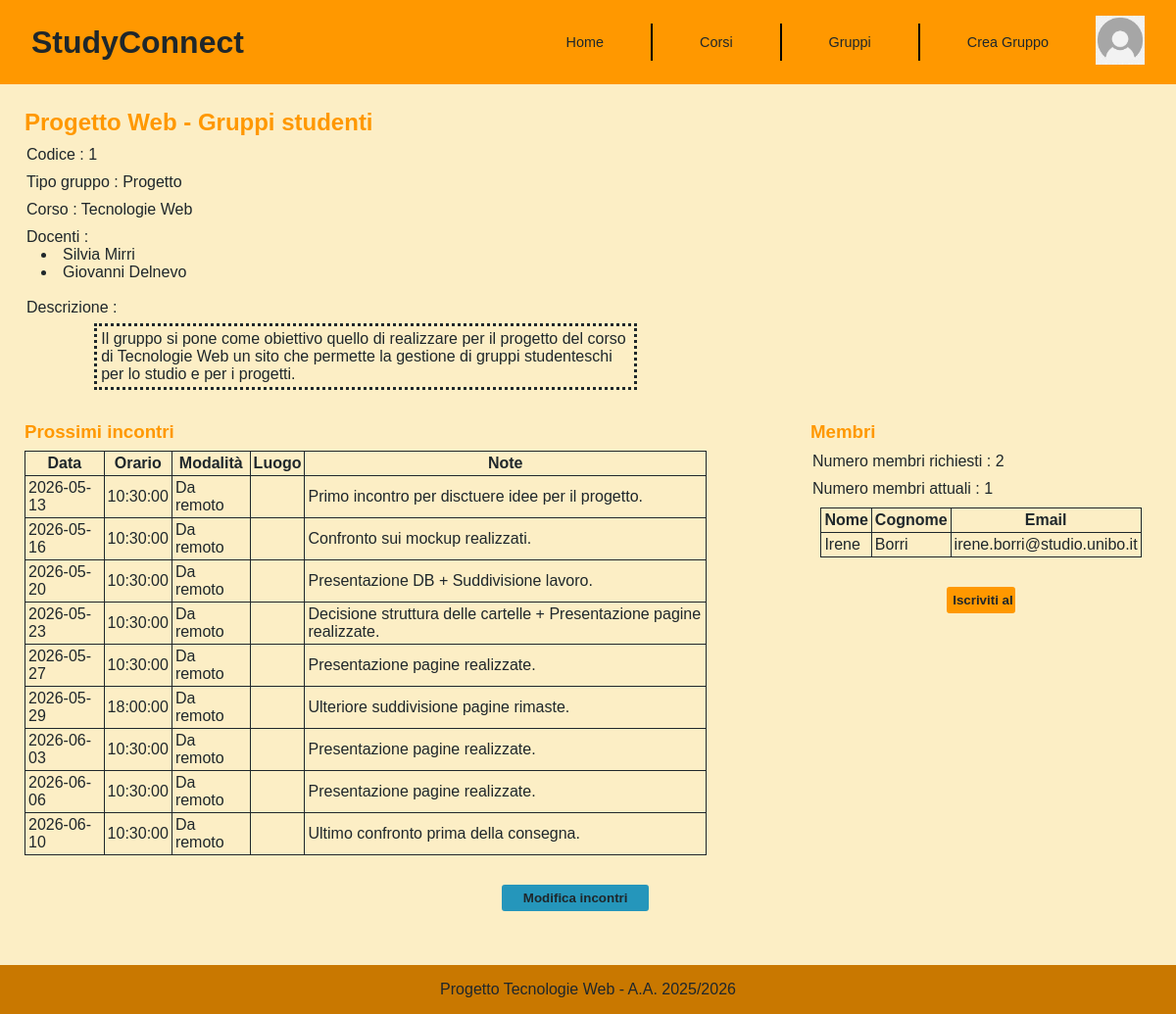
The app's page /pages/visualizzazione-gruppo.php?single-group=1 with its own data.
### tables this page shows
CREATE TABLE Gruppi(
	Codice INT AUTO_INCREMENT PRIMARY KEY,
    Nome VARCHAR(100) NOT NULL,
    Descrizione MEDIUMTEXT,
    NumeroMembriRichiesti INT,
    NumeroMembriAttuali INT NOT NULL,
    Tipo VARCHAR(10) NOT NULL CHECK (Tipo IN ('Studio', 'Progetto')),
    DataConsegnaProgetto DATE,
    MatricolaCreatore VARCHAR(10) NOT NULL,
    CodiceCorso VARCHAR(5) NOT NULL,
	FOREIGN KEY (MatricolaCreatore) REFERENCES Studenti(Matricola)
		ON DELETE CASCADE
        ON UPDATE NO ACTION,
	FOREIGN KEY (CodiceCorso) REFERENCES Corsi(Codice)
		ON DELETE CASCADE
        ON UPDATE NO ACTION,
    CHECK(NumeroMembriAttuali<=NumeroMembriRichiesti OR NumeroMembriRichiesti=0)
);

CREATE TABLE Corsi(
	Codice VARCHAR(5) PRIMARY KEY,
    Nome VARCHAR(150) NOT NULL,
    Descrizione MEDIUMTEXT,
    CFU INT NOT NULL,
    ProgettoRichiesto BOOL NOT NULL,
    CHECK(length(Codice)=5)
);

CREATE TABLE Docenti(
	Codice INT AUTO_INCREMENT PRIMARY KEY,
    Nome VARCHAR(50) NOT NULL,
    Cognome VARCHAR(50) NOT NULL
);

CREATE TABLE Incontri(
	CodiceGruppo INT NOT NULL,
    Data DATE,
    Orario TIME,
    Modalità VARCHAR(15) NOT NULL CHECK (Modalità IN ('Da remoto', 'In presenza')),
    Luogo VARCHAR(100),
    Note VARCHAR(500) NOT NULL,
    FOREIGN KEY (CodiceGruppo) REFERENCES Gruppi(Codice)
		ON DELETE CASCADE
		ON UPDATE NO ACTION,
    PRIMARY KEY (CodiceGruppo, Data, Orario)
);

CREATE TABLE Studenti(
	Matricola VARCHAR(10) PRIMARY KEY,
    Nome VARCHAR(50) NOT NULL,
    Cognome VARCHAR(50) NOT NULL,
    Email VARCHAR(100) NOT NULL,
    Password VARCHAR(20) NOT NULL CHECK(length(Password)>=10),
    Immagine VARCHAR(100),
    CHECK(length(Matricola)=10)
);

### pages/visualizzazione-gruppo.php (called while the page is built)
<?php
require_once '../bootstrap.php';
$templateParams["title"] = "Gruppi Studenti - Visualizzazione gruppo";
$templateParams["page"] = "templates/specific/singolo-gruppo.php";
if(isset($_GET["single-group"])){
    $templateParams["gruppo-singolo"] =  $dbh->getGruppoPerCodice(intval($_GET["single-group"]))[0];
}
$templateParams["imgprofilo"] =  "default_profile_icon.png";
require "templates/general/base.php";
?>

### utils/functions.php (called while the page is built)
<?php
    function isUserLoggedIn() {
        return isset($_SESSION['matricola']);
    }
?>

### db/database.php (called while the page is built, shortened)
<?php
    class DatabaseHelper{
        private $db;
        public function __construct($servername, $username, $password, $dbname, $port){
            $this->db = new mysqli($servername, $username, $password, $dbname, $port);
        }
        public function getDocenti(string $codiceCorso){
            $stmt = $this->db->prepare("SELECT Docenti.* FROM Docenti, Insegnamenti
            WHERE Insegnamenti.CodiceDocente=Docenti.Codice AND Insegnamenti.CodiceCorso=?");
            $stmt->bind_param('s', $codiceCorso);
            $stmt->execute();
            return $stmt->get_result()->fetch_all(MYSQLI_ASSOC);
        }
        function getGruppoPerCodice(int $codice){
            $query = "SELECT Gruppi.Nome AS NomeGruppo, Gruppi.Descrizione, Tipo, NumeroMembriRichiesti, NumeroMembriAttuali, Gruppi.Codice AS CodiceGruppo, Corsi.Nome AS NomeCorso, Corsi.Codice AS CodiceCorso
            FROM Gruppi, Corsi WHERE Gruppi.CodiceCorso=Corsi.Codice AND Gruppi.Codice=?";
            $stmt = $this->db->prepare($query);
            $stmt->bind_param('i', $codice);
            $stmt->execute();
            return $stmt->get_result()->fetch_all(MYSQLI_ASSOC);
        }
        function getIncontriGruppo(int $codiceGruppo){
            $query = "SELECT * FROM Incontri WHERE CodiceGruppo=?";
            $stmt = $this->db->prepare($query);
            $stmt->bind_param('i', $codiceGruppo);
            $stmt->execute();
            return $stmt->get_result()->fetch_all(MYSQLI_ASSOC);
        }
        function getStudentiIscrittiGruppo(int $codiceGruppo){
            $query = "SELECT S.Nome, S.Cognome, S.Email FROM Iscrizioni I, Studenti S
            WHERE I.MatricolaStudente=S.Matricola AND I.CodiceGruppo=?";
            $stmt = $this->db->prepare($query);
            $stmt->bind_param('i', $codiceGruppo);
            $stmt->execute();
            return $stmt->get_result()->fetch_all(MYSQLI_ASSOC);
        }
    }
?>

### bootstrap.php (called while the page is built, shortened)
<?php
require_once("utils/functions.php");
require_once("db/database.php");
$dbh = new DatabaseHelper("localhost", "root", "", "Gruppi_Studenti", 3307);
?>

### pages/templates/specific/singolo-gruppo.php (the view, shortened to what this page needs)
<main class="single-group-main">
    <section class="single-group-info">
        <?php $gruppo = $templateParams["gruppo-singolo"];?>
        <h2><?php echo $gruppo["NomeGruppo"];?></h2>
        <p>Codice : <?php echo $gruppo["CodiceGruppo"];?></p>
        <p>Tipo gruppo : <?php echo $gruppo["Tipo"];?></p>
        <p>Corso : <?php echo $gruppo["NomeCorso"];?></p>
        <div class="teachers-list">
            Docenti :
                <ul>
                    <?php $templateParams["docenti"] = $dbh->getDocenti($gruppo["CodiceCorso"]); ?>
                    <?php foreach($templateParams["docenti"] as $docente):?>
                    <li><?php echo $docente["Nome"] . ' ' . $docente["Cognome"]; ?>
                    <?php endforeach ?>
                </ul>
        </div>
        <div class="single-group-description">
            <p>Descrizione :</p>
            <p><?php echo $gruppo["Descrizione"];?></p>
        </div>
    </section>
    <section class="single-group-next-meetings">
       <h3>Prossimi incontri</h3>
       <table>
            <tr>
                <th id="data">Data</th>
                <th id="orario">Orario</th>
                <th id="mod">Modalità</th>
                <th id="luogo">Luogo</th>
                <th id="note">Note</th>
            </tr>
            <?php
            $incontri = $dbh->getIncontriGruppo($gruppo["CodiceGruppo"]);
            foreach($incontri as $incontro):?>
                <tr>
                    <td headers="data"><?php echo $incontro["Data"];?></td>
                    <td headers="orario"><?php echo $incontro["Orario"];?></td>
                    <td headers="mod"><?php echo $incontro["Modalità"];?></td>
                    <td headers="luogo"><?php echo $incontro["Luogo"];?></td>
                    <td headers="note"><?php echo $incontro["Note"];?></td>
                </tr>
            <?php endforeach; ?>
        </table>
        <button>Modifica incontri</button>
    </section>
    <aside class="single-group-members">
        <h3>Membri</h3>
        <?php if($gruppo["NumeroMembriRichiesti"]!=0):?>
            <p>Numero membri richiesti : <?php echo $gruppo["NumeroMembriRichiesti"];?></p>
        <?php endif; ?>
        <p>Numero membri attuali : <?php echo $gruppo["NumeroMembriAttuali"];?></p>
        <table>
            <tr>
                <th id="nome">Nome</th>
                <th id="cognome">Cognome</th>
                <th id="email">Email</th>
            </tr>
            <?php $studentiIscritti = $dbh->getStudentiIscrittiGruppo($gruppo["CodiceGruppo"]);?>
            <?php foreach($studentiIscritti as $studente):?>
                <tr>
                    <td headers="nome"><?php echo $studente["Nome"];?></td>
                    <td headers="cognome"><?php echo $studente["Cognome"];?></td>
                    <td headers="email"><?php echo $studente["Email"];?></td>
                </tr>
            <?php endforeach; ?>
        </table>
        <?php if($gruppo["NumeroMembriRichiesti"]==0 || ($gruppo["NumeroMembriRichiesti"]!=0 && $gruppo["NumeroMembriAttuali"]<$gruppo["NumeroMembriRichiesti"])):?>
            <form action="visualizzazione-gruppo.php" method="POST">
                    <input type="submit" value="Iscriviti al gruppo">
            </form>
        <?php endif;?>
    </aside>
</main>

### pages/templates/general/base.php (shortened to what this page needs)
<!DOCTYPE html>
<html lang="it">
<head>
    <link rel="stylesheet" type="text/css" href="../css/style.css" />
</head>
<body>
    <?php require('header.php'); ?>
    <?php require($templateParams["page"]); ?>
    <?php require('footer.php'); ?>
</body>
</html>

### pages/templates/general/header.php (shortened to what this page needs)
<header>
    <div class="logo">
       <h1>StudyConnect</h1>
    </div>
    <nav class="nav">
        <ul>
            <li><a href="index.php">Home</a></li>
            <li><a href="corsi.php">Corsi</a></li>
            <li><a href="gruppi.php">Gruppi</a></li>
            <li><a href="#">Crea Gruppo</a></li>
            <?php if (!isUserLoggedIn()): ?>
                <li class="dropdown top-right">
                    <img src="<?php echo UPLOAD_DIR.$templateParams["imgprofilo"]; ?>" alt="Profile image" class="nav-profile-img ">
                </li>
            <?php else: ?>
                <li class="top-right"><a href="#" class="btn-login">Login</a></li>
            <?php endif; ?>
        </ul>
    </nav>
</header>

### pages/templates/general/footer.php
<footer>
    <p>Progetto Tecnologie Web - A.A. 2025/2026</p>
</footer>

### css/style.css (style rules this page uses)
* { margin: 0; padding: 0; box-sizing: border-box; color: #1F272B; font-family: Verdana, Geneva, Tahoma, sans-serif; }
html, body { height: 100% ; }
body { display: flex; flex-direction: column; padding-bottom: 60px; }
main { flex: 1; background-color: #FCEEC5; }
header { display: flex; justify-content: space-between; align-items: center; padding: 1rem 2rem; background-color: #FF9800; }
.nav { position: fixed; bottom: 0; left: 0; height: 5rem; width: 100%; text-align: center; align-content: center; background-color: #FF9800; padding: 0.2rem 0; z-index: 1000; border-top: 2px solid #FF9800; }
.logo { cursor: default; }
.nav ul { width: 100%; display: flex; list-style: none; align-items: center; height: 100%; }
.nav ul li { flex: 1; }
.nav ul li:not(:nth-last-child(-n+2)) { border-right: 2px solid black; height: 70%; padding: 0 2rem; }
.nav ul li:not(:last-child) { text-align: center; align-content: center; padding: 0 2rem; }
.nav a { padding: 1.5rem 1rem; text-decoration: none; font-size: 0.9rem; }
.top-right { position: fixed; top: 0; right: 0; display: inline-block; }
.nav-profile-img { height: 50px; width: 50px; }
.dropdown { display: inline-block; cursor: pointer; margin: 0.6rem 1rem 0 0; }
footer { text-align: center; align-content: center; padding: 1rem; background-color: #c97800; padding-bottom: 6rem; }
@media (min-width: 992px) { body { padding-bottom: 0; } }
@media (min-width: 992px) { .nav { position: static; height: auto; width: auto; padding: 0; border-top: none; height: 100%; } }
@media (min-width: 992px) { nav ul { width: auto; gap: 0; justify-content: flex-end; height: 100%; } }
@media (min-width: 992px) { .nav ul li { flex: none; } }
@media (min-width: 992px) { nav ul li:not(:nth-last-child(-n+2)) { text-align: center; align-content: center; border-right: 2px solid black; height: 85%; } }
@media (min-width: 992px) { .nav ul li > a { padding: 1rem 1rem; } }
@media (min-width: 992px) { .top-right { position: static; height: auto; width: auto; margin: 0; } }
@media (min-width: 992px) { footer { padding-bottom: 1rem; } }
.teachers-list ul { text-indent: 15px; list-style: disc; list-style-position: inside; padding-bottom: 8px; }
.groups-main, .single-group-main { display: flex; flex-direction: column; justify-content: center; }
.single-group-main { padding: 20px; }
.single-group-info { order: 1; margin : 5px; }
.single-group-next-meetings { order: 2; margin : 5px; }
.single-group-members { order: 3; margin : 5px; }
.single-group-main h2, .single-group-main h3 { color: #FF9800; margin-bottom: 8px; }
.single-group-main h3 { margin-top: 12px; }
.single-group-info > p, .single-group-info > div, .single-group-members > p { margin: 10px 2px; }
.single-group-description > p:nth-child(2) { border-style: dotted; border-color: #1F272B; padding: 4px; width: 80%; margin-left: auto; margin-right: auto; margin-top: 7px; }
.single-group-main table, .single-group-main th, .single-group-main td { border: 1px solid #1F272B; border-collapse: collapse; padding: 3px; }
.single-group-main table { margin-right: auto; margin-left: auto; }
.single-group-members form input { background-color: #FF9800; border-style: solid; border-color: #FF9800; border-radius: 3px; color: #1F272B; font-weight: bold; padding: 4px; margin: 30px 40%; width: 20%; }
.single-group-next-meetings button { background-color: #2596BB; border-style: solid; border-color: #2596BB; border-radius: 3px; color: #1F272B; font-weight: bold; padding: 4px; margin: 30px 0; margin-right: 2%; margin-left: 70%; width: 150px; }
@media screen and (min-width:768px) { .single-group-main { display : block; } }
@media screen and (min-width:768px) { .single-group-info, .single-group-next-meetings { width: 60%; float: left; } }
@media screen and (min-width:768px) { .single-group-members { width: 30%; float: right; position: relative; top: 0; } }

### records on screen
gruppi: Nome "Progetto Web - Gruppi studenti", Codice "1", Tipo "Progetto", CodiceCorso.Nome "Tecnologie Web", Descrizione "Il gruppo si pone come obiettivo quello di realizzare per il progetto del corso di Tecnologie Web un sito che permette la gestione di gruppi studenteschi per lo studio e per i progetti.", NumeroMembriRichiesti "2", NumeroMembriAttuali "1"
docenti: Nome "Silvia", Cognome "Mirri"
docenti: Nome "Giovanni", Cognome "Delnevo"
incontri: Data "2026-05-13", Orario "10:30:00", Modalità "Da remoto", Note "Primo incontro per disctuere idee per il progetto."
incontri: Data "2026-05-16", Orario "10:30:00", Modalità "Da remoto", Note "Confronto sui mockup realizzati."
incontri: Data "2026-05-20", Orario "10:30:00", Modalità "Da remoto", Note "Presentazione DB + Suddivisione lavoro."
incontri: Data "2026-05-23", Orario "10:30:00", Modalità "Da remoto", Note "Decisione struttura delle cartelle + Presentazione pagine realizzate."
incontri: Data "2026-05-27", Orario "10:30:00", Modalità "Da remoto", Note "Presentazione pagine realizzate."
incontri: Data "2026-05-29", Orario "18:00:00", Modalità "Da remoto", Note "Ulteriore suddivisione pagine rimaste."
incontri: Data "2026-06-03", Orario "10:30:00", Modalità "Da remoto", Note "Presentazione pagine realizzate."
incontri: Data "2026-06-06", Orario "10:30:00", Modalità "Da remoto", Note "Presentazione pagine realizzate."
incontri: Data "2026-06-10", Orario "10:30:00", Modalità "Da remoto", Note "Ultimo confronto prima della consegna."
studenti: Nome "Irene", Cognome "Borri", Email "irene.borri@studio.unibo.it"
